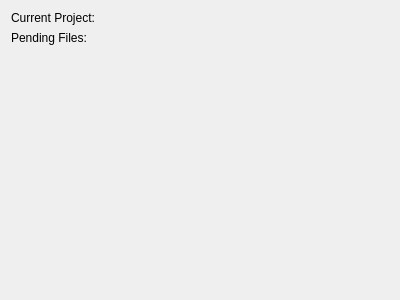
<?xml version="1.0" encoding="UTF-8"?>
<ui version="4.0">
 <class>VCSWidget</class>
 <widget class="QWidget" name="VCSWidget">
  <property name="geometry">
   <rect>
    <x>0</x>
    <y>0</y>
    <width>400</width>
    <height>300</height>
   </rect>
  </property>
  <property name="windowTitle">
   <string>VCSWidget</string>
  </property>
  <layout class="QVBoxLayout" name="verticalLayout_2">
   <item>
    <layout class="QVBoxLayout" name="verticalLayout">
     <item>
      <layout class="QHBoxLayout" name="horizontalLayout"/>
     </item>
     <item>
      <widget class="QLabel" name="label">
       <property name="text">
        <string>Current Project:</string>
       </property>
      </widget>
     </item>
     <item>
      <widget class="QLabel" name="label_2">
       <property name="text">
        <string>Pending Files:</string>
       </property>
      </widget>
     </item>
     <item>
      <spacer name="verticalSpacer">
       <property name="orientation">
        <enum>Qt::Vertical</enum>
       </property>
       <property name="sizeHint" stdset="0">
        <size>
         <width>20</width>
         <height>40</height>
        </size>
       </property>
      </spacer>
     </item>
    </layout>
   </item>
  </layout>
 </widget>
 <layoutdefault spacing="6" margin="11"/>
 <resources/>
 <connections/>
</ui>
